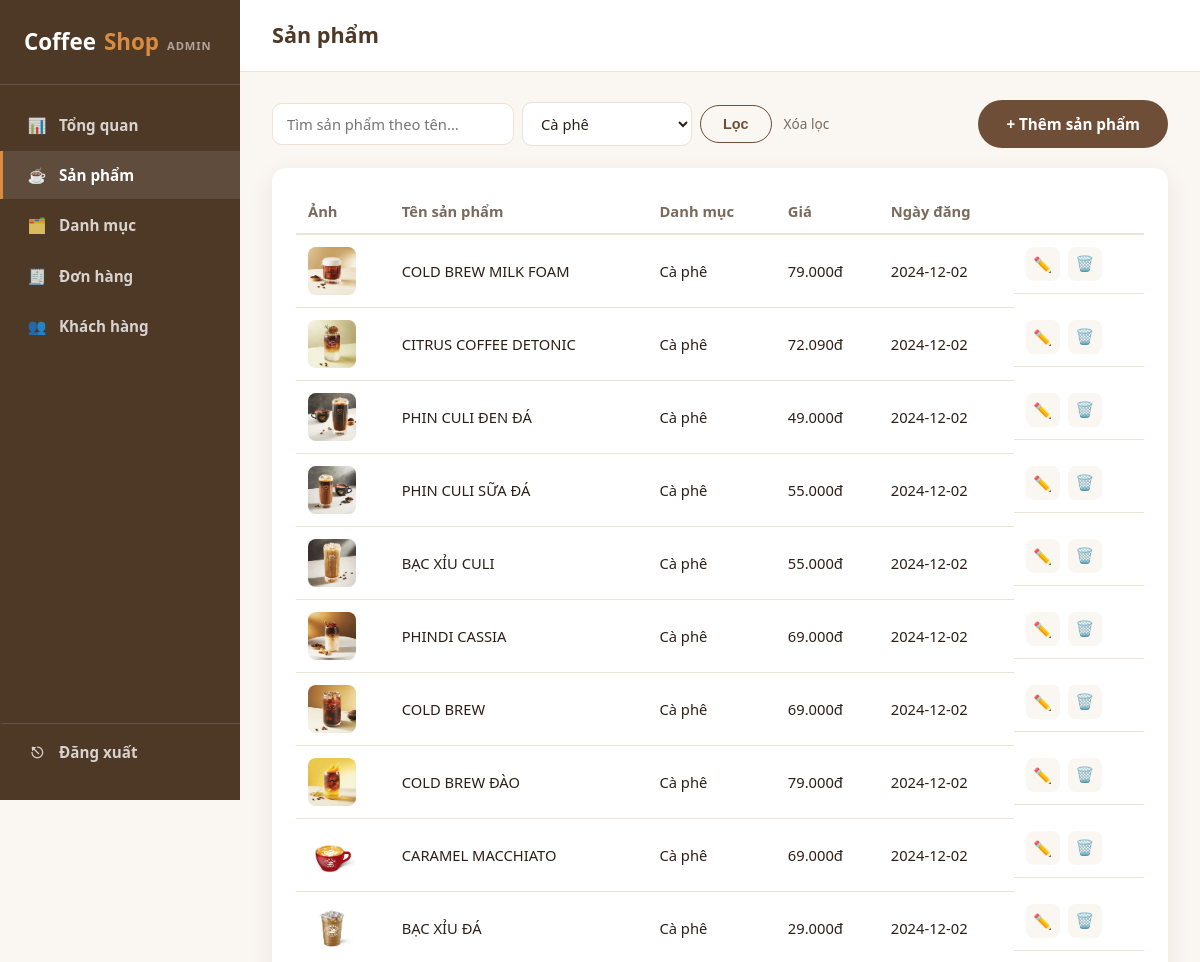
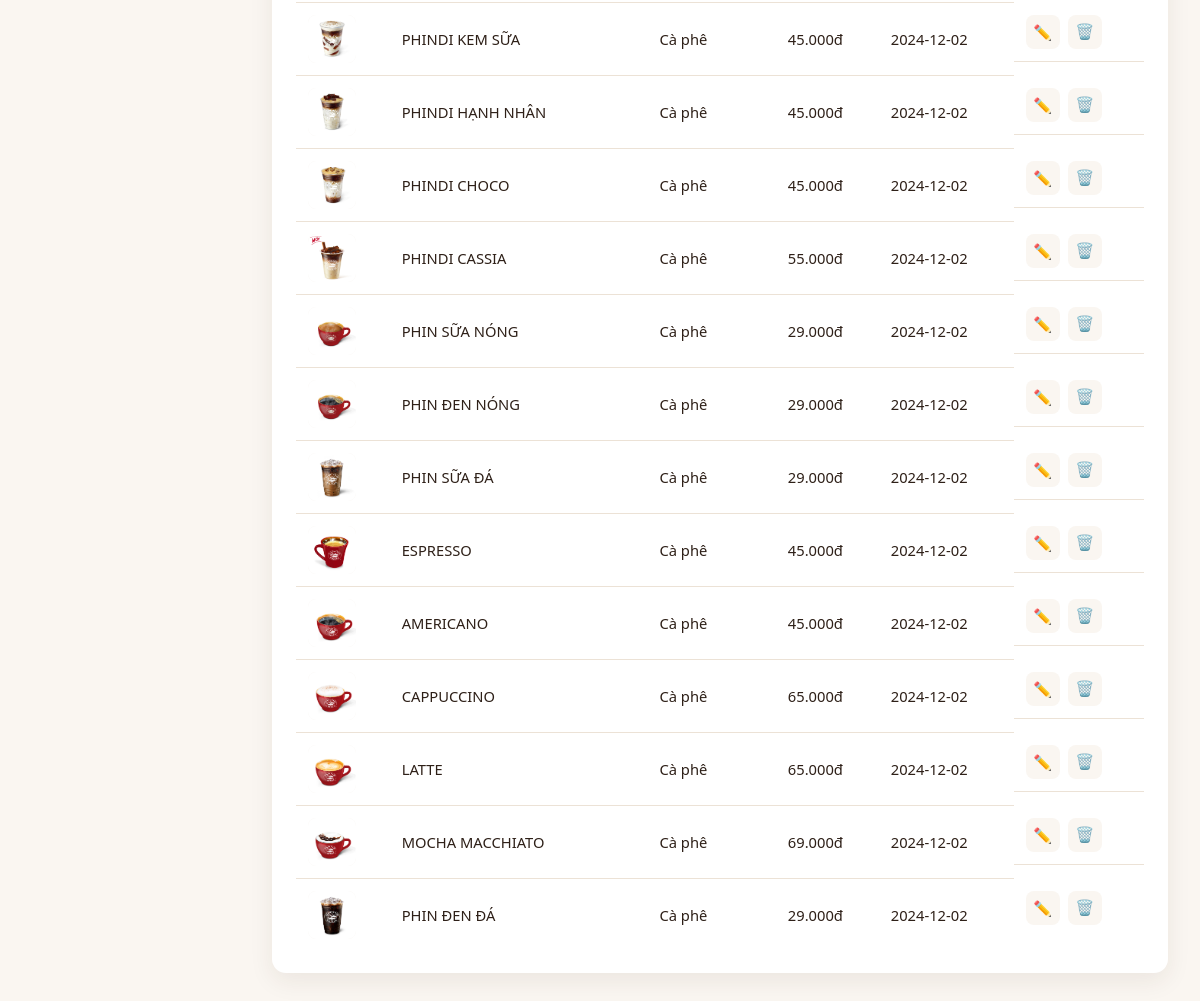
The app's page /admin/products?category_id=1 (signed in) with its own data (2 pictures, top to bottom).
### tables this page shows
CREATE TABLE product (
    id INTEGER PRIMARY KEY,
    name TEXT NOT NULL,
    price INTEGER NOT NULL,
    image TEXT,
    description TEXT,
    published_date TEXT,
    category_id INTEGER NOT NULL,
    FOREIGN KEY (category_id) REFERENCES category (id)
);

CREATE TABLE category (
    id INTEGER PRIMARY KEY,
    name TEXT NOT NULL,
    description TEXT
);

### admin.py (the view)
@admin_bp.route("/products")
@admin_required
def products_list():
    db = get_db()
    q = request.args.get("q", "").strip()
    category_id = request.args.get("category_id", "").strip()
    query = """SELECT p.*, c.name AS category_name FROM product p
               JOIN category c ON c.id = p.category_id WHERE 1 = 1"""
    params = []
    if q:
        query += " AND p.name LIKE ?"
        params.append(f"%{q}%")
    if category_id.isdigit():
        query += " AND p.category_id = ?"
        params.append(category_id)
    query += " ORDER BY p.id DESC"
    rows = db.execute(query, params).fetchall()
    categories = db.execute("SELECT * FROM category ORDER BY name").fetchall()
    return render_template(
        "admin/products.html", active_page="products", products=rows,
        q=q, category_id=category_id, categories=categories,
    )

### admin.py (called while the page is built)
def admin_required(view):
    @functools.wraps(view)
    def wrapped(*args, **kwargs):
        if not session.get("is_admin"):
            return redirect(url_for("admin.login", next=request.path))
        return view(*args, **kwargs)
    return wrapped

### app.py (called while the page is built)
@app.template_filter("currency")
def currency_filter(value):
    try:
        return f"{int(value):,}".replace(",", ".") + "đ"
    except (TypeError, ValueError):
        return value

@app.before_request
def load_current_customer():
    g.customer = None
    customer_id = session.get("customer_id")
    if customer_id:
        g.customer = get_db().execute(
            "SELECT * FROM user WHERE id = ?", (customer_id,)
        ).fetchone()

### database.py (called while the page is built)
def get_db():
    if "db" not in g:
        g.db = sqlite3.connect(DB_PATH)
        g.db.row_factory = sqlite3.Row
        g.db.execute("PRAGMA foreign_keys = ON")
    return g.db

### templates/admin/products.html (shortened to what this page needs)
{% extends "admin/base.html" %}
{% block page_title %}Sản phẩm{% endblock %}
{% block content %}
<div class="admin-toolbar">
  <form method="GET" class="admin-search-form">
    <input type="text" name="q" value="{{ q }}" placeholder="Tìm sản phẩm theo tên...">
    <select name="category_id">
      {% for c in categories %}
      <option value="{{ c.id }}" {{ 'selected' if category_id == c.id|string else '' }}>{{ c.name }}</option>
      {% endfor %}
    </select>
    <button type="submit" class="btn btn-outline">Lọc</button>
    {% if q or category_id %}
    <a href="{{ url_for('admin.products_list') }}" class="admin-clear-filter">Xóa lọc</a>
    {% endif %}
  </form>
  <a href="{{ url_for('admin.product_add') }}" class="btn">+ Thêm sản phẩm</a>
</div>
<section class="admin-panel">
  <div class="admin-table-wrap">
    <table class="admin-table">
      <thead>
        <tr>
          <th>Ảnh</th>
          <th>Tên sản phẩm</th>
          <th>Danh mục</th>
          <th>Giá</th>
          <th>Ngày đăng</th>
          <th></th>
        </tr>
      </thead>
      <tbody>
        {% for p in products %}
        <tr>
          <td>
            {% if p.image %}
              <img class="admin-thumb" src="{{ url_for('static', filename=p.image) }}" alt="{{ p.name }}">
            {% else %}
              <div class="admin-thumb admin-thumb-placeholder">☕</div>
            {% endif %}
          </td>
          <td>{{ p.name }}</td>
          <td>{{ p.category_name }}</td>
          <td>{{ p.price|currency }}</td>
          <td>{{ p.published_date[:10] if p.published_date else '' }}</td>
          <td class="admin-row-actions">
            <a href="{{ url_for('admin.product_edit', product_id=p.id) }}" class="btn-icon" title="Sửa">✏️</a>
            <form method="POST" action="{{ url_for('admin.product_delete', product_id=p.id) }}"
                  data-confirm="Xóa sản phẩm &quot;{{ p.name }}&quot;?">
              <button type="submit" class="btn-icon btn-icon-danger" title="Xóa">🗑️</button>
            </form>
          </td>
        </tr>
        {% else %}
        <tr><td colspan="6" class="empty-state">Không tìm thấy sản phẩm nào.</td></tr>
        {% endfor %}
      </tbody>
    </table>
  </div>
</section>
{% endblock %}

### static/css/style.css (style rules this page uses)
:root { --color-bg: #faf6f1; --color-surface: #ffffff; --color-primary: #6f4e37; --color-primary-dark: #4e3826; --color-accent: #d98c3f; --color-text: #2e2018; --color-text-muted: #7a6a5c; --color-border: #ece2d6; --radius: 14px; --shadow: 0 8px 24px rgba(60, 40, 20, 0.08); --shadow-hover: 0 14px 32px rgba(60, 40, 20, 0.14); --transition: 0.25s ease; --max-width: 1180px; }
* { box-sizing: border-box; }
html { scroll-behavior: smooth; }
body { margin: 0; font-family: "Segoe UI", "Helvetica Neue", Arial, sans-serif; background: var(--color-bg); color: var(--color-text); line-height: 1.6; }
img { max-width: 100%; display: block; }
a { text-decoration: none; color: inherit; }
.btn { display: inline-block; padding: 12px 28px; border-radius: 999px; background: var(--color-primary); color: #fff; border: none; cursor: pointer; font-size: 0.95rem; font-weight: 600; transition: background var(--transition), transform var(--transition); }
.btn-outline { display: inline-block; background: transparent; color: var(--color-primary); border: 1px solid var(--color-primary); padding: 10px 22px; border-radius: 999px; font-weight: 600; font-size: 0.9rem; cursor: pointer; transition: background var(--transition), color var(--transition); }

### static/css/admin.css (style rules this page uses)
.admin-body { background: var(--color-bg); }
.admin-panel { background: var(--color-surface); border-radius: var(--radius); box-shadow: var(--shadow); padding: 22px 24px; }
.admin-table-wrap { overflow-x: auto; }
.admin-table { width: 100%; border-collapse: collapse; font-size: 0.92rem; }
.admin-table th { text-align: left; color: var(--color-text-muted); font-weight: 700; padding: 10px 12px; border-bottom: 2px solid var(--color-border); white-space: nowrap; }
.admin-table td { padding: 12px; border-bottom: 1px solid var(--color-border); vertical-align: middle; }
.admin-table tr:last-child td { border-bottom: none; }
.admin-thumb { width: 48px; height: 48px; border-radius: 8px; object-fit: cover; background: var(--color-bg); }
.admin-row-actions { display: flex; gap: 8px; white-space: nowrap; }
.admin-row-actions form { display: inline; }
.btn-icon { background: var(--color-bg); border: none; border-radius: 8px; width: 34px; height: 34px; display: inline-flex; align-items: center; justify-content: center; cursor: pointer; font-size: 0.95rem; transition: background var(--transition); }
.admin-toolbar { display: flex; align-items: center; justify-content: space-between; gap: 16px; margin-bottom: 20px; flex-wrap: wrap; }
.admin-search-form { display: flex; align-items: center; gap: 8px; flex-wrap: wrap; }
.admin-search-form input, .admin-search-form select { padding: 10px 14px; border: 1px solid var(--color-border); border-radius: 10px; font-size: 0.92rem; font-family: inherit; color: var(--color-text); background: var(--color-surface); }
.admin-search-form input { min-width: 220px; }
.admin-search-form select { min-width: 170px; }
.admin-clear-filter { font-size: 0.85rem; color: var(--color-text-muted); padding: 0 4px; }
.btn-outline { background: transparent; color: var(--color-primary); border: 1px solid var(--color-primary); }

### records on screen
product: image (picture), name "COLD BREW MILK FOAM", category_name "Cà phê", price "79.000đ", published_date "2024-12-02"
product: image (picture), name "CITRUS COFFEE DETONIC", category_name "Cà phê", price "72.090đ", published_date "2024-12-02"
product: image (picture), name "PHIN CULI ĐEN ĐÁ", category_name "Cà phê", price "49.000đ", published_date "2024-12-02"
product: image (picture), name "PHIN CULI SỮA ĐÁ", category_name "Cà phê", price "55.000đ", published_date "2024-12-02"
product: image (picture), name "BẠC XỈU CULI", category_name "Cà phê", price "55.000đ", published_date "2024-12-02"
product: image (picture), name "PHINDI CASSIA", category_name "Cà phê", price "69.000đ", published_date "2024-12-02"
product: image (picture), name "COLD BREW", category_name "Cà phê", price "69.000đ", published_date "2024-12-02"
product: image (picture), name "COLD BREW ĐÀO", category_name "Cà phê", price "79.000đ", published_date "2024-12-02"
product: image (picture), name "CARAMEL MACCHIATO", category_name "Cà phê", price "69.000đ", published_date "2024-12-02"
product: image (picture), name "BẠC XỈU ĐÁ", category_name "Cà phê", price "29.000đ", published_date "2024-12-02"
product: image (picture), name "PHINDI KEM SỮA", category_name "Cà phê", price "45.000đ", published_date "2024-12-02"
product: image (picture), name "PHINDI HẠNH NHÂN", category_name "Cà phê", price "45.000đ", published_date "2024-12-02"
product: image (picture), name "PHINDI CHOCO", category_name "Cà phê", price "45.000đ", published_date "2024-12-02"
product: image (picture), name "PHINDI CASSIA", category_name "Cà phê", price "55.000đ", published_date "2024-12-02"
product: image (picture), name "PHIN SỮA NÓNG", category_name "Cà phê", price "29.000đ", published_date "2024-12-02"
product: image (picture), name "PHIN ĐEN NÓNG", category_name "Cà phê", price "29.000đ", published_date "2024-12-02"
product: image (picture), name "PHIN SỮA ĐÁ", category_name "Cà phê", price "29.000đ", published_date "2024-12-02"
product: image (picture), name "ESPRESSO", category_name "Cà phê", price "45.000đ", published_date "2024-12-02"
product: image+name (picture), name "AMERICANO", category_name "Cà phê", price "45.000đ", published_date "2024-12-02"
product: image (picture), name "CAPPUCCINO", category_name "Cà phê", price "65.000đ", published_date "2024-12-02"
product: image+name (picture), name "LATTE", category_name "Cà phê", price "65.000đ", published_date "2024-12-02"
product: image (picture), name "MOCHA MACCHIATO", category_name "Cà phê", price "69.000đ", published_date "2024-12-02"
product: image (picture), name "PHIN ĐEN ĐÁ", category_name "Cà phê", price "29.000đ", published_date "2024-12-02"

### other values on screen
form field category_id "Cà phê"
